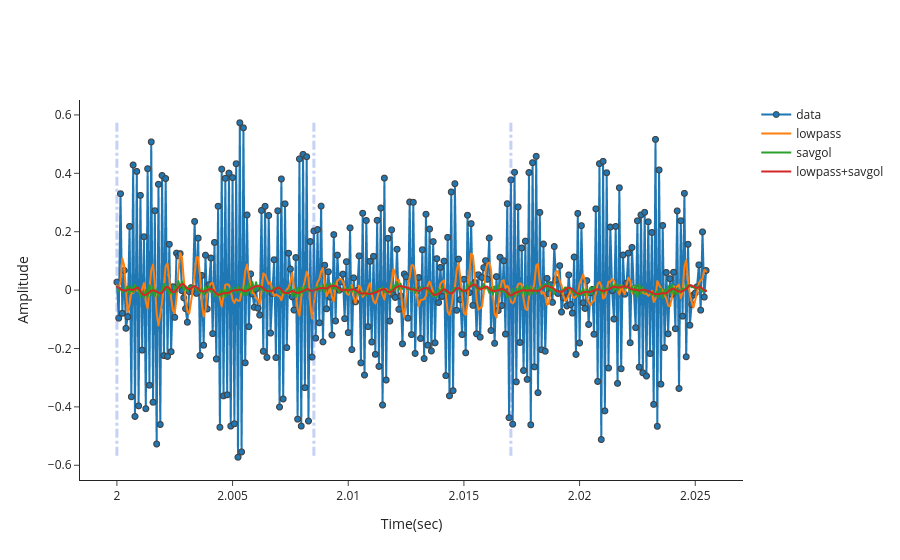
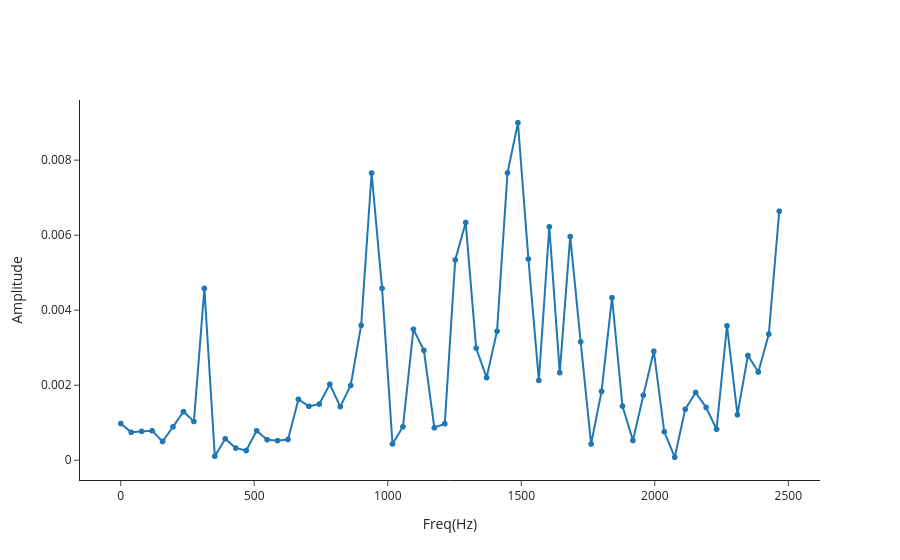
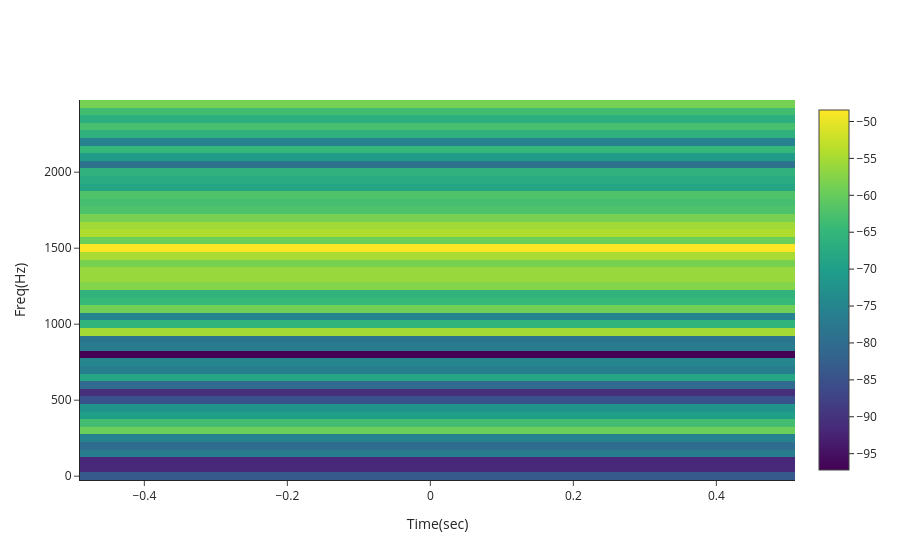

Notebook code for these charts, in order:
### Code cell
NUM_CYCLE = 3
# read data
# vib = VibrationData(path='D:/machining/spectrogram-analysis/kanallar/accy_kanal3.tdms', rpm=9000, sampling_freq=51200)
vib = VibrationData(path='D:/machining/wear_data/raw/1/acc7000.tdms', rpm=7000, sampling_freq=12800)

subset = vib.make_subset(start_idx=vib.sampling_freq*2)

# plot data
vib.plot(subset)

# plot fft
vib.fft(data=subset,
        sampling_freq=vib.sampling_freq, 
        plot=True)

# plot spectrogram
vib.spectrogram(data=subset,
                sampling_freq=vib.sampling_freq,
                plot=True)

# plot wavelet
ax = vib.wavelet(data=subset)
for i in range(NUM_CYCLE):
    ax.axvline(x=subset['time'].values[i*vib.num_points_in_one_period], ymin=0.1, ymax=0.9, c='w')

### Figure 1 — Plotly figure (JSON) as saved in the notebook; plotly's stock layout.template omitted (floating-point values rounded to 4 significant figures; data arrays with more than 128 entries replaced by an {"elided": "..."} marker saying what was removed)
{"data": [{"marker": {"line": {"width": 1}}, "mode": "markers+lines", "name": "data", "type": "scattergl", "x": {"elided": "327 float values"}, "y": {"elided": "327 float values"}}, {"marker": {"line": {"width": 1}}, "mode": "lines", "name": "lowpass", "type": "scattergl", "x": {"elided": "327 float values"}, "y": {"elided": "327 float values"}}, {"marker": {"line": {"width": 1}}, "mode": "lines", "name": "savgol", "type": "scattergl", "x": {"elided": "327 float values"}, "y": {"elided": "327 float values"}}, {"marker": {"line": {"width": 1}}, "mode": "lines", "name": "lowpass+savgol", "type": "scattergl", "x": {"elided": "327 float values"}, "y": {"elided": "327 float values"}}], "layout": {"shapes": [{"line": {"color": "RoyalBlue", "dash": "dashdot", "width": 3}, "type": "line", "x0": 2, "x1": 2, "y0": 0.5732, "y1": -0.5725}, {"line": {"color": "RoyalBlue", "dash": "dashdot", "width": 3}, "type": "line", "x0": 2.009, "x1": 2.009, "y0": 0.5732, "y1": -0.5725}, {"line": {"color": "RoyalBlue", "dash": "dashdot", "width": 3}, "type": "line", "x0": 2.017, "x1": 2.017, "y0": 0.5732, "y1": -0.5725}], "xaxis": {"title": {"text": "Time(sec)"}}, "yaxis": {"title": {"text": "Amplitude"}}}}

### Figure 2 — Plotly figure (JSON) as saved in the notebook; plotly's stock layout.template omitted (floating-point values rounded to 4 significant figures)
{"data": [{"mode": "markers+lines", "name": "fft", "type": "scattergl", "x": [0, 39.14, 78.29, 117.4, 156.6, 195.7, 234.9, 274.0, 313.1, 352.3, 391.4, 430.6, 469.7, 508.9, 548.0, 587.2, 626.3, 665.4, 704.6, 743.7, 782.9, 822.0, 861.2, 900.3, 939.4, 978.6, 1018.0, 1057.0, 1096.0, 1135.0, 1174.0, 1213.0, 1253.0, 1292.0, 1331.0, 1370.0, 1409.0, 1448.0, 1487.0, 1527.0, 1566.0, 1605.0, 1644.0, 1683.0, 1722.0, 1761.0, 1801.0, 1840.0, 1879.0, 1918.0, 1957.0, 1996.0, 2035.0, 2075.0, 2114.0, 2153.0, 2192.0, 2231.0, 2270.0, 2309.0, 2349.0, 2388.0, 2427.0, 2466.0], "y": [0.0009786, 0.000744, 0.0007696, 0.0007845, 0.0004998, 0.0008903, 0.001296, 0.001033, 0.00458, 0.0001068, 0.000572, 0.000324, 0.0002586, 0.0007854, 0.0005478, 0.0005218, 0.000553, 0.001623, 0.001438, 0.001498, 0.002026, 0.001429, 0.001995, 0.003596, 0.007656, 0.004583, 0.0004332, 0.0008933, 0.003492, 0.002931, 0.0008669, 0.0009735, 0.005341, 0.006337, 0.002989, 0.002203, 0.003439, 0.007661, 0.008998, 0.005365, 0.002128, 0.006223, 0.002334, 0.005964, 0.003157, 0.0004324, 0.001835, 0.004335, 0.001442, 0.0005263, 0.001734, 0.002905, 0.0007597, 7.925e-05, 0.001358, 0.001806, 0.001408, 0.0008264, 0.003585, 0.001214, 0.002792, 0.002352, 0.003362, 0.006639]}], "layout": {"xaxis": {"title": {"text": "Freq(Hz)"}}, "yaxis": {"title": {"text": "Amplitude"}}}}

### Figure 3 — Plotly figure (JSON) as saved in the notebook; plotly's stock layout.template omitted (floating-point values rounded to 4 significant figures)
{"data": [{"hoverongaps": false, "hovertemplate": "X: %{x:.4f}h <br>Y: %{y} <br>Z: %{z}", "name": "spectrogram", "type": "heatmap", "x": [0.01], "y": [0, 50, 100, 150, 200, 250, 300, 350, 400, 450, 500, 550, 600, 650, 700, 750, 800, 850, 900, 950, 1000, 1050, 1100, 1150, 1200, 1250, 1300, 1350, 1400, 1450, 1500, 1550, 1600, 1650, 1700, 1750, 1800, 1850, 1900, 1950, 2000, 2050, 2100, 2150, 2200, 2250, 2300, 2350, 2400, 2450], "z": [[-83.35], [-91.77], [-91.75], [-77.03], [-80.0], [-75.42], [-59.6], [-63.2], [-69.95], [-72.33], [-84.73], [-90.53], [-80.46], [-68.34], [-76.09], [-74.51], [-97.21], [-76.93], [-78.02], [-55.16], [-65.6], [-75.17], [-58.97], [-64.58], [-65.72], [-57.69], [-56.03], [-56.07], [-58.49], [-54.87], [-48.45], [-59.55], [-54.32], [-55.49], [-58.6], [-62.35], [-63.07], [-62.12], [-68.58], [-67.29], [-65.91], [-78.75], [-70.59], [-64.79], [-75.45], [-66.17], [-62.86], [-66.56], [-63.47], [-58.64]]}], "layout": {"xaxis": {"title": {"text": "Time(sec)"}}, "yaxis": {"title": {"text": "Freq(Hz)"}}}}
